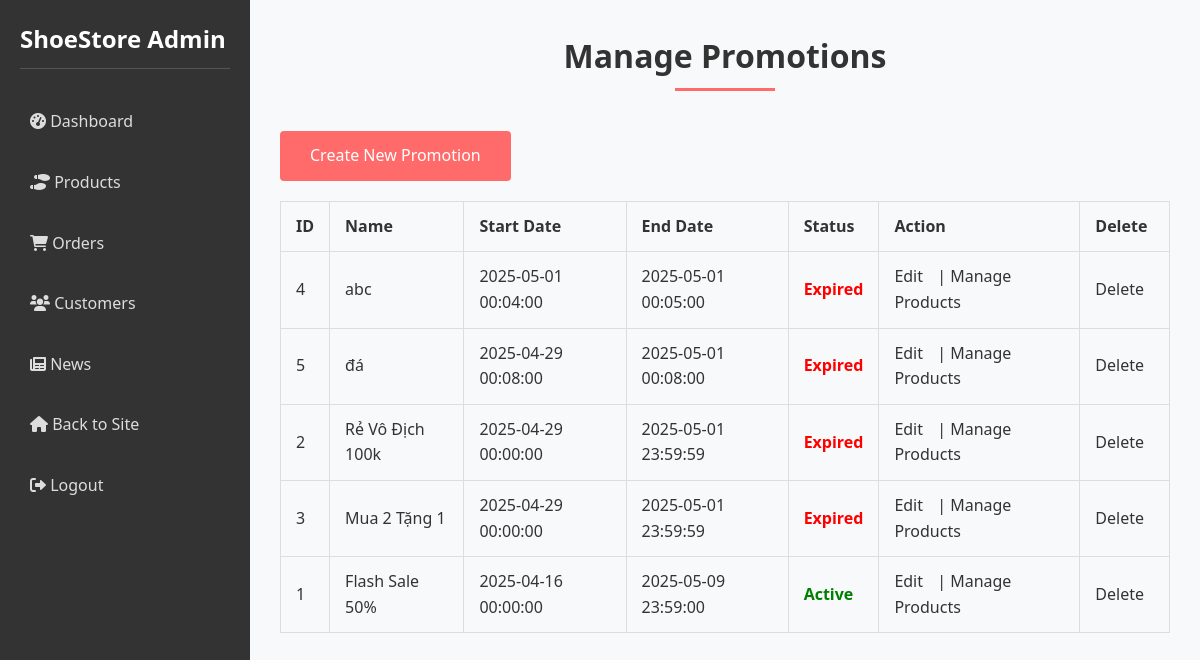
Before: /index.php?controller=adminPromotion&action=index (signed in) with the older database file.
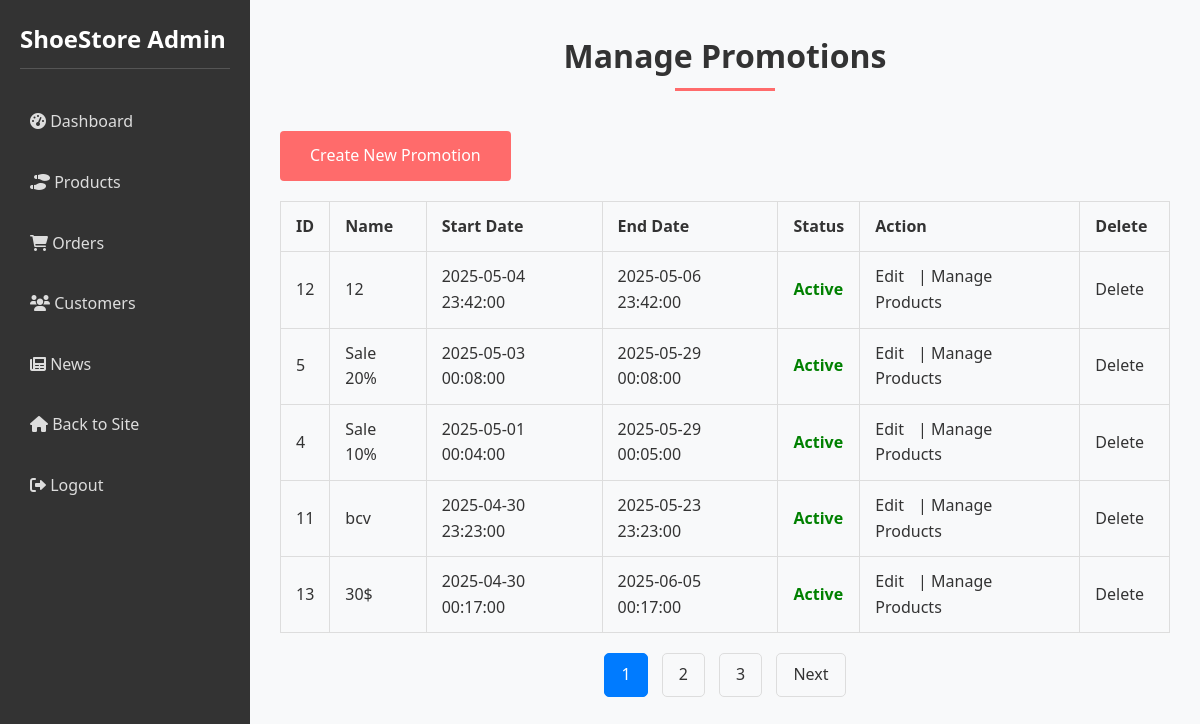
After: the same page with the newer database file.
### tables this page shows
CREATE TABLE `promotions` (
  `promotion_id` int(11) NOT NULL,
  `promotion_type` varchar(50) NOT NULL,
  `promotion_name` varchar(100) NOT NULL,
  `discount_percentage` decimal(5,2) DEFAULT NULL,
  `fixed_price` decimal(10,2) DEFAULT NULL,
  `start_date` datetime NOT NULL,
  `end_date` datetime NOT NULL
);

### controllers/AdminPromotionController.php (called while the page is built, shortened)
<?php
require_once 'models/PromotionalProductModel.php';
class AdminPromotionController {
    private $promotionModel;
    public function __construct() {
        $this->promotionModel = new PromotionalProductModel();
    }
    public function index() {
        $limit = 5;
        $page = isset($_GET['page']) ? (int)$_GET['page'] : 1;
        $page = max(1, $page);
        $offset = ($page - 1) * $limit;
        $promotions = $this->promotionModel->getAllPromotions($limit, $offset);
        $totalPromotions = $this->promotionModel->getPromotionsCount();
        $totalPages = ceil($totalPromotions / $limit);
        require_once 'views/admin/pages/promotion-list.php';
    }
}

### index.php (called while the page is built, shortened)
<?php
spl_autoload_register(function ($class_name) {
    $controllerPath = 'controllers/' . $class_name . '.php';
    $modelPath = 'models/' . $class_name . '.php';
});
$action = isset($_GET['action']) ? preg_replace('/[^a-zA-Z0-9]/', '', $_GET['action']) : 'index';
$controllerInstance = new $controllerClass();
$controllerInstance->$action();

### models/Database.php (called while the page is built)
<?php
class Database {
    private $host = 'localhost';
    private $db_name = 'shoes';
    private $username = 'root';
    private $password = '123456789';
    private $pdo;
    public function __construct() {
        try {
            $this->pdo = new PDO(
                "mysql:host=$this->host;dbname=$this->db_name;charset=utf8mb4",
                $this->username,
                $this->password
            );
            $this->pdo->setAttribute(PDO::ATTR_ERRMODE, PDO::ERRMODE_EXCEPTION);
        } catch (PDOException $e) {
            die("Connection failed: " . $e->getMessage());
        }
    }
    public function getConnection() {
        return $this->pdo;
    }
}

### models/PromotionalProductModel.php (called while the page is built, shortened)
<?php
class PromotionalProductModel {
    private $db;
    public function __construct() {
        $database = new Database();
        $this->db = $database->getConnection();
    }
    public function getAllPromotions($limit = 10, $offset = 0) {
        $query = "SELECT * FROM promotions ORDER BY start_date DESC LIMIT :limit OFFSET :offset";
        $stmt = $this->db->prepare($query);
        $stmt->bindValue(':limit', (int)$limit, PDO::PARAM_INT);
        $stmt->bindValue(':offset', (int)$offset, PDO::PARAM_INT);
        $stmt->execute();
        return $stmt->fetchAll(PDO::FETCH_ASSOC);
    }
    public function getPromotionsCount() {
        $query = "SELECT COUNT(*) FROM promotions";
        $stmt = $this->db->prepare($query);
        $stmt->execute();
        return $stmt->fetchColumn();
    }
}

### views/admin/pages/promotion-list.php (the view, shortened to what the changed rows need)
<?php require 'views/admin/components/header.php'; ?>
<div class="section-title">
    <h2>Manage Promotions</h2>
</div>
<div class="promotion-list">
    <table>
        <thead>
            <tr>
                <th>ID</th>
                <th>Name</th>
                <th>Start Date</th>
                <th>End Date</th>
                <th>Status</th>
                <th>Action</th>
                <th>Delete</th>
            </tr>
        </thead>
        <tbody>
            <?php if (empty($promotions)): ?>
                <tr>
                    <td colspan="7">No promotions found.</td>
                </tr>
            <?php else: ?>
                <?php foreach ($promotions as $promotion): ?>
                    <tr>
                        <td><?php echo $promotion['promotion_id']; ?></td>
                        <td><?php echo htmlspecialchars($promotion['promotion_name']); ?></td>
                        <td><?php echo $promotion['start_date']; ?></td>
                        <td><?php echo $promotion['end_date']; ?></td>
                        <td>
                            <?php
                            $now = new DateTime();
                            $startDate = new DateTime($promotion['start_date']);
                            $endDate = new DateTime($promotion['end_date']);
                            if ($now < $startDate) {
                                echo '<span class="status-pending">Pending</span>';
                            } elseif ($now >= $startDate && $now <= $endDate) {
                                echo '<span class="status-active">Active</span>';
                            } else {
                                echo '<span class="status-expired">Expired</span>';
                            }
                            ?>
                        </td>
                        <td>
                            <a href="index.php?controller=adminPromotion&action=edit&promotion_id=<?php echo $promotion['promotion_id']; ?>">Edit</a> |
                            <a href="index.php?controller=adminPromotion&action=manageProducts&promotion_id=<?php echo $promotion['promotion_id']; ?>">Manage Products</a>
                        </td>
                        <td>
                            <a href="index.php?controller=adminPromotion&action=delete&promotion_id=<?php echo $promotion['promotion_id']; ?>" onclick="return confirm('Are you sure you want to delete this promotion?');">Delete</a>
                        </td>
                    </tr>
                <?php endforeach; ?>
            <?php endif; ?>
        </tbody>
    </table>
    <div class="pagination">
        <?php if ($totalPages > 1): ?>
            <?php for ($i = 1; $i <= $totalPages; $i++): ?>
                <a href="index.php?controller=adminPromotion&action=index&page=<?php echo $i; ?>" <?php echo $i === $page ? 'class="active"' : ''; ?>><?php echo $i; ?></a>
            <?php endfor; ?>
            <?php if ($page < $totalPages): ?>
                <a href="index.php?controller=adminPromotion&action=index&page=<?php echo $page + 1; ?>">Next</a>
            <?php endif; ?>
        <?php endif; ?>
    </div>
</div>
<?php require 'views/admin/components/admin_footer.php'; ?>

Changed rows visible on the page:
no longer on this page (row edited): promotions: promotion_id "2", promotion_name "Rẻ Vô Địch 100k", start_date "2025-04-29 00:00:00", end_date "2025-05-01 23:59:59", shows "Expired"
no longer on this page (row edited): promotions: promotion_id "3", promotion_name "Mua 2 Tặng 1", start_date "2025-04-29 00:00:00", end_date "2025-05-01 23:59:59", shows "Expired"
no longer on this page (row edited): promotions: promotion_id "1", promotion_name "Flash Sale 50%", start_date "2025-04-16 00:00:00", end_date "2025-05-09 23:59:00", shows "Active"
added promotions: promotion_id "12", promotion_name "12", start_date "2025-05-04 23:42:00", end_date "2025-05-06 23:42:00", shows "Active"
changed promotions id 5: promotion_name "đá" → "Sale 20%"; start_date "2025-04-29 00:08:00" → "2025-05-03 00:08:00"; end_date "2025-05-01 00:08:00" → "2025-05-29 00:08:00"; start_date "Expired" → "Active"; moves up the list
changed promotions id 4: promotion_name "abc" → "Sale 10%"; end_date "2025-05-01 00:05:00" → "2025-05-29 00:05:00"; end_date "Expired" → "Active"
added promotions: promotion_id "11", promotion_name "bcv", start_date "2025-04-30 23:23:00", end_date "2025-05-23 23:23:00", shows "Active"
added promotions: promotion_id "13", promotion_name "30$", start_date "2025-04-30 00:17:00", end_date "2025-06-05 00:17:00", shows "Active"
Other visible differences:
new list line: "1"
new list line: "2"
new list line: "3"
text now shown: "Next"
